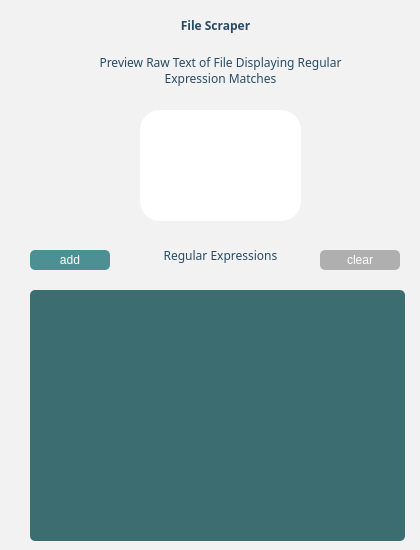
      <widget class="QGroupBox" name="groupBox_3">
       <property name="styleSheet">
        <string notr="true">border: none; background-color: #F2F2F2;</string>
       </property>
       <property name="title">
        <string/>
       </property>
       <property name="alignment">
        <set>Qt::AlignCenter</set>
       </property>
       <property name="flat">
        <bool>false</bool>
       </property>
       <widget class="QLabel" name="label">
        <property name="geometry">
         <rect>
          <x>30</x>
          <y>50</y>
          <width>381</width>
          <height>41</height>
         </rect>
        </property>
        <property name="font">
         <font>
          <family>Gadugi</family>
          <pointsize>9</pointsize>
          <weight>50</weight>
          <bold>false</bold>
         </font>
        </property>
        <property name="styleSheet">
         <string notr="true">color: #284B63;</string>
        </property>
        <property name="text">
         <string>Preview Raw Text of File Displaying Regular
Expression Matches</string>
        </property>
        <property name="alignment">
         <set>Qt::AlignCenter</set>
        </property>
       </widget>
       <widget class="QLabel" name="label_5">
        <property name="geometry">
         <rect>
          <x>100</x>
          <y>10</y>
          <width>231</width>
          <height>31</height>
         </rect>
        </property>
        <property name="font">
         <font>
          <family>Gadugi</family>
          <pointsize>9</pointsize>
          <weight>75</weight>
          <bold>true</bold>
         </font>
        </property>
        <property name="styleSheet">
         <string notr="true">color: #284B63;</string>
        </property>
        <property name="text">
         <string>File Scraper</string>
        </property>
        <property name="alignment">
         <set>Qt::AlignCenter</set>
        </property>
       </widget>
       <widget class="QPushButton" name="btn_file_preview">
        <property name="geometry">
         <rect>
          <x>140</x>
          <y>110</y>
          <width>161</width>
          <height>111</height>
         </rect>
        </property>
        <property name="cursor">
         <cursorShape>PointingHandCursor</cursorShape>
        </property>
        <property name="styleSheet">
         <string notr="true">background-color: white; border-radius: 20px;</string>
        </property>
        <property name="text">
         <string/>
        </property>
        <property name="icon">
         <iconset>
          <normaloff>../../../../Pictures/upload_file.png</normaloff>../../../../Pictures/upload_file.png</iconset>
        </property>
        <property name="iconSize">
         <size>
          <width>70</width>
          <height>130</height>
         </size>
        </property>
       </widget>
       <widget class="QLabel" name="label_4">
        <property name="geometry">
         <rect>
          <x>30</x>
          <y>240</y>
          <width>381</width>
          <height>31</height>
         </rect>
        </property>
        <property name="font">
         <font>
          <family>Gadugi</family>
          <pointsize>9</pointsize>
          <weight>50</weight>
          <bold>false</bold>
         </font>
        </property>
        <property name="styleSheet">
         <string notr="true">color: #284B63;</string>
        </property>
        <property name="text">
         <string>Regular Expressions</string>
        </property>
        <property name="alignment">
         <set>Qt::AlignCenter</set>
        </property>
       </widget>
       <widget class="QPushButton" name="btn_regex_clear">
        <property name="geometry">
         <rect>
          <x>320</x>
          <y>250</y>
          <width>80</width>
          <height>20</height>
         </rect>
        </property>
        <property name="minimumSize">
         <size>
          <width>80</width>
          <height>20</height>
         </size>
        </property>
        <property name="maximumSize">
         <size>
          <width>15</width>
          <height>20</height>
         </size>
        </property>
        <property name="styleSheet">
         <string notr="true">color: white; background-color:  #AFAFAF; border-radius: 5px;</string>
        </property>
        <property name="text">
         <string>clear</string>
        </property>
       </widget>
       <widget class="QListWidget" name="list_regex">
        <property name="geometry">
         <rect>
          <x>30</x>
          <y>290</y>
          <width>375</width>
          <height>251</height>
         </rect>
        </property>
        <property name="sizePolicy">
         <sizepolicy hsizetype="Fixed" vsizetype="Minimum">
          <horstretch>0</horstretch>
          <verstretch>0</verstretch>
         </sizepolicy>
        </property>
        <property name="maximumSize">
         <size>
          <width>375</width>
          <height>260</height>
         </size>
        </property>
        <property name="font">
         <font>
          <family>Gadugi</family>
          <pointsize>8</pointsize>
         </font>
        </property>
        <property name="styleSheet">
         <string notr="true">background-color: #3C6E71; color: white; border-radius: 5px;</string>
        </property>
       </widget>
       <widget class="QPushButton" name="btn_regex_add">
        <property name="geometry">
         <rect>
          <x>30</x>
          <y>250</y>
          <width>80</width>
          <height>20</height>
         </rect>
        </property>
        <property name="minimumSize">
         <size>
          <width>80</width>
          <height>20</height>
         </size>
        </property>
        <property name="maximumSize">
         <size>
          <width>15</width>
          <height>20</height>
         </size>
        </property>
        <property name="styleSheet">
         <string notr="true">color: white; background-color: #4D9093; border-radius: 5px;</string>
        </property>
        <property name="text">
         <string>add</string>
        </property>
       </widget>
      </widget>
